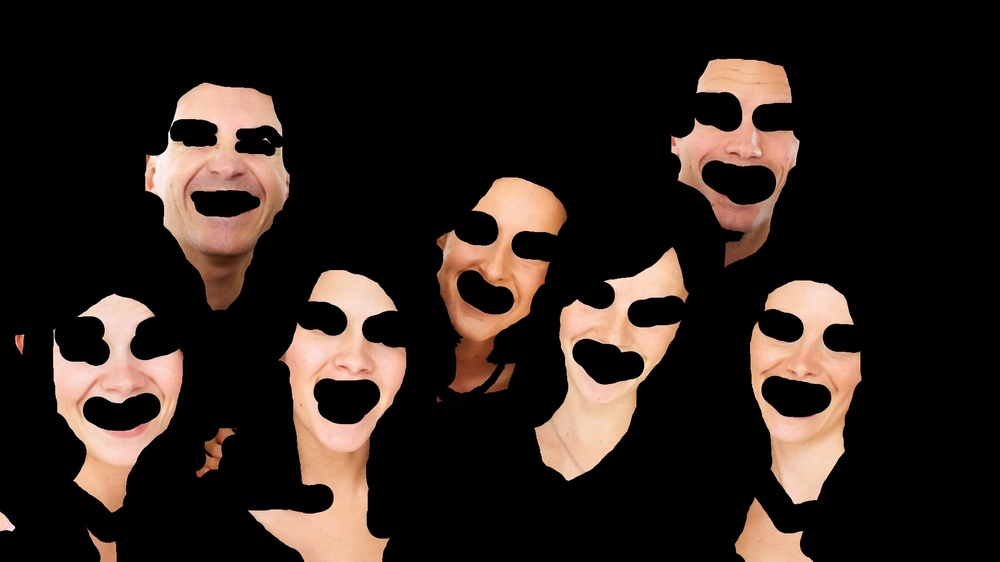
#> input picture exercises/ch2/ex_2_8_images/PROCESSED/PROCESSED_people_1.jpeg, 1000 x 562 px, shrunk from 1920 x 1080 before the run
$ python ex_2_8.py
#> lines starting #> are read from the running program, lines starting #| are printed output that depends on the picture; after the words box and inside, x2 and y2 are one past the last pixel; in counts of white or black regions, pixels touching at a corner belong together
import argparse
import cv2
from glob import glob
from os.path import basename, join

from matplotlib import pyplot
from matplotlib.patches import Ellipse
import numpy


# Always
numpy.set_printoptions(suppress=True)

PATH_MAPPING = {
    "people_1.jpeg": "PROCESSED_people_1.jpeg",
    "people_2.jpg": "PROCESSED_people_2.jpg",
    "people_3.jpeg": "PROCESSED_people_3.jpeg",
    "people_4.jpg": "PROCESSED_people_4.jpg",
    "people_5.jpg": "PROCESSED_people_5.jpg",
    "people_6.jpg": "PROCESSED_people_6.jpg",
    "people_7.jpg": "PROCESSED_people_7.jpg",
    "people_8.jpeg": "PROCESSED_people_8.jpeg",
    "people_9.jpg": "PROCESSED_people_9.jpg",
}
VISUALIZE_PATH = "ex_2_8_images/DETECTED"


def get_samples(search_path, use_chromaticity=True):
#> called with search_path = 'ex_2_8_images/PROCESSED/*jp*g', use_chromaticity = True
    image_paths = glob(search_path)
    images = [cv2.imread(path) for path in image_paths]
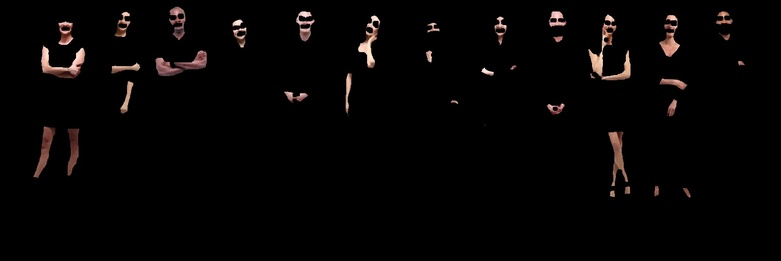
#> input picture exercises/ch2/ex_2_8_images/PROCESSED/PROCESSED_people_2.jpg, 781 x 261 px, shrunk from 1500 x 501 before the run
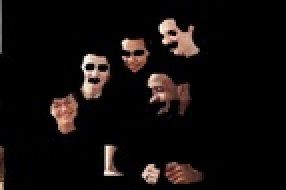
#> input picture exercises/ch2/ex_2_8_images/PROCESSED/PROCESSED_people_3.jpeg, 143 x 95 px, shrunk from 275 x 183 before the run (shown 2 times larger)
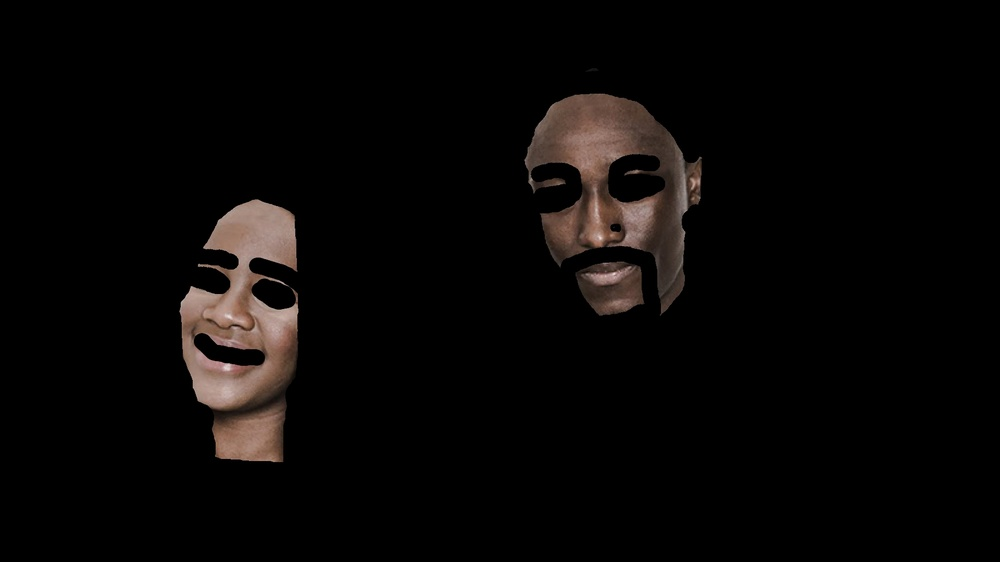
#> input picture exercises/ch2/ex_2_8_images/PROCESSED/PROCESSED_people_4.jpg, 1000 x 562 px, shrunk from 1920 x 1080 before the run
#> images = 4 items
    if use_chromaticity:
        sample_images = [pixel_chromaticity(image) for image in images]
    else:
        sample_images = [color_ratio(image) for image in images]
    # TODO: Consider overweighting samples from small images
    samples, masks = flatten_nonzero(sample_images)
    return samples, image_paths, masks


# [25 lines left out: function from_masks, not called in this run]


# Eq 2.104 on page 88
RGB_to_XYZ = numpy.array([
    [0.49,    0.3,    0.21   ],
    [0.17697, 0.8124, 0.01063],
    [0,       0.01,   0.99   ],
])
XYZ_to_RGB = numpy.linalg.inv(RGB_to_XYZ)

def pixel_chromaticity(image):
    """
    Arguments:
        images: (n, m, 3) numpy array, dtype uint8. Color image of the scene.

    Returns: (n, m, 2) numpy array, dtype uint8. (x, y) chromaticity values,
        which were first transferred to (X, Y, Z) space, then normalized to get
        chromaticity coordinates.
    """
    assert len(image.shape) == 3, "Needs width, height, and color channels"
    assert image.shape[-1] == 3, "Color channel wasn't 3D"
    assert image.dtype == numpy.uint8, "Given image wasn't uint8"

    # Get XYZ coordinates by applying RGB_to_XYZ matrix to each pixel
    # numpy.einsum is quite complicated and seems quite useful, as a reminder:
    # https://ajcr.net/Basic-guide-to-einsum/
    # https://stackoverflow.com/questions/25922212/element-wise-matrix-multiplication-in-numpy
    XYZ = numpy.einsum("ij,nmj->nmi", RGB_to_XYZ, image)
    # Normalize into xyz coordinates
    # TODO: Figure out how to remove the 0/0 warnings
    xyz = numpy.einsum("ijk,ij->ijk", XYZ, 1 / numpy.sum(XYZ, axis=2))
#> xyz: shape (562, 1000, 3) float64; 70.34% of the values are NaN or infinite; the others: min 0, max 0.818, mean 0.333
    # And remove the nans of pure black
    xyz[numpy.isnan(xyz)] = 0.0

    # It's not clear to me why chromaticity is xy instead of xyz, but hey
    return xyz[:, :, :2]


# [7 lines left out: function color_ratio, not called in this run]


def flatten_nonzero(images):
    """Select the non-zero pixels and flatten it all.

    The pixels that aren't of interest have been painted out using pure block,
    which is why this is done.

    Arguments:
        images: list of (n, m, 2 or 3) images in xy coordinates.

    Returns: two-element tuple of
        [0] (p, 2 or 3) vector flattened down from all of the images.
        [1] Lists of the masks the the samples were extracted with,
            corresponding to the incoming images
    """
    flattened = None
    masks = []
    for image in images:
        # Get the locations where either x or y pixels have any color value
        x0 = image[:, :, 0] != 0.0
        y0 = image[:, :, 1] != 0.0
        if image.shape[2] == 2:
            nonzeros = x0 | y0
        elif image.shape[2] == 3:
            z0 = image[:, :, 2] != 0.0
            nonzeros = x0 | y0 | z0
        else:
            raise ValueError(f"Image had shape {image.shape}, should be (n, m, 2/3)")

        # Then add the latest nonzero pixels to the growing list
        if flattened is None:
            flattened = image[nonzeros]
        else:
            flattened = numpy.vstack((flattened, image[nonzeros]))
        # Capture the masks
        masks.append(nonzeros.copy())
#> this loop made 4 passes
#> pass 1, in flatten_nonzero, `x0 = image[:, :, 0] != 0.0`:
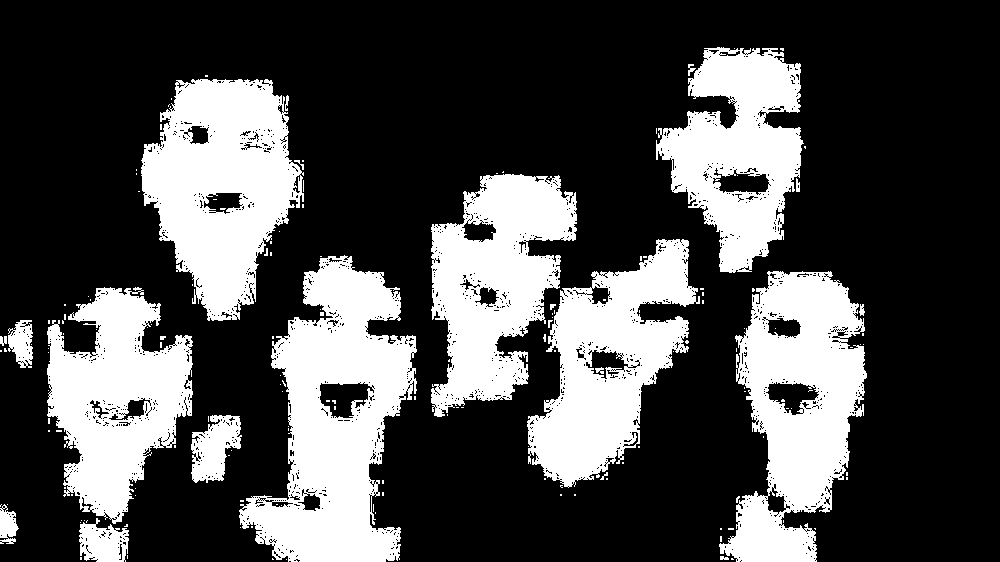
#> x0: shape (562, 1000) bool; 29.7% white; 160 white regions (136 under 20 px), largest, box (x1, y1, x2, y2) and area: (239, 255, 417, 562) 29620, (719, 271, 867, 562) 24690, (141, 79, 304, 321) 24608
#> after the loop:
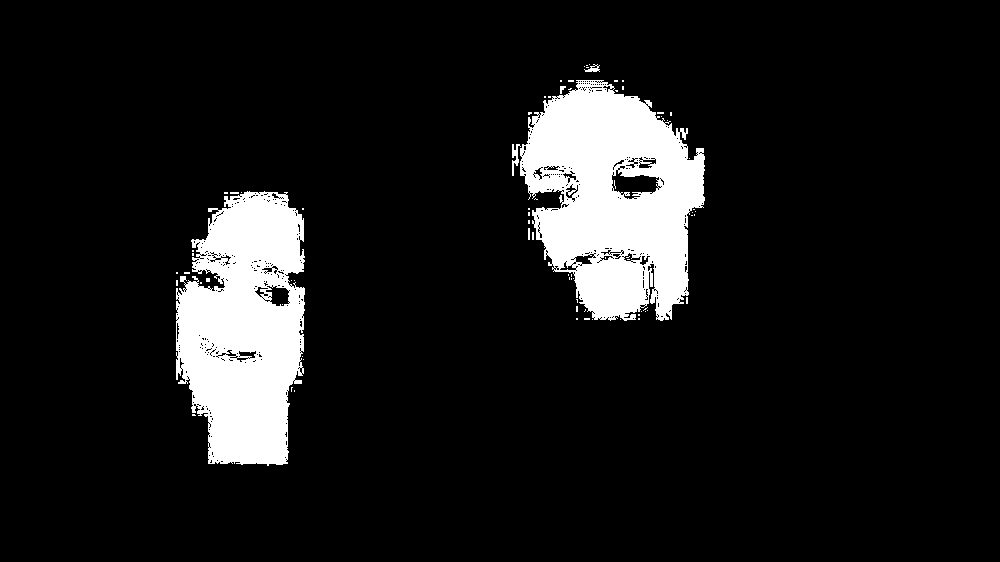
#> nonzeros: shape (562, 1000) bool; 10% white; 77 white regions (71 under 20 px), largest, box (x1, y1, x2, y2) and area: (520, 80, 705, 321) 29412, (176, 191, 305, 466) 26453, (512, 144, 521, 176) 130, (584, 64, 600, 72) 63, (560, 86, 566, 94) 28, (528, 228, 530, 240) 24
#> after the loop, flattened = 262492 pairs, first value 0.173 to 0.735, second value 0.00878 to 0.724; masks = 4 items
    return flattened, masks


# [42 lines left out: function plot, not called in this run]


def get_unprocessed(path):
    """Get the unprocessed version of the given processed path."""
    for raw_path in glob("ex_2_8_images/*jp*g"):
        if PATH_MAPPING.get(basename(raw_path), None) == basename(path):
            break
    else:
        raise RuntimeError(f"Couldn't find raw image for {path}")
    return raw_path


def detect_skin(image, mean, axes, stddev_values, scalar=1.0,
                use_chromaticity=True):
    """Checks whether each xy pixel is within the detected range for "skin".

    In practice this makes a rectangle around the mean, along the axes. Maybe
    it should be changed to an ellipse?

    Arguments:
        image: (n, m, 2) numpy array, dtype float. This should contain the xy
            units for the image
        mean: length-2 vector in the xy units, indicating the center of the
            rectangle
        axes: (2, 2) matrix, where each column is an eigenvector indicating a
            major axis of the detected covariance
        stddev_values: length of the rectangle sides, corresponding in order to
            the axes.
        scalar: float, default 1. This is multiplied by the stddev to either
            grow or shrink the rectangle from being one standard deviation.

    Returns: (n, m) boolean array, indicating whether that pixel is in the
        indicated rectangle.
    """

    # Get the full image in xy coordinates
    if use_chromaticity:
        processed_image = pixel_chromaticity(image)
    else:
        processed_image = color_ratio(image)
    # Center the values around the mean
    processed_image -= mean
    # Check the distance along the major and minor axes
    within_axes0 = numpy.abs(
        numpy.einsum("ijk,k->ij", processed_image, axes[:, 0])
    ) < scalar * stddev_values[0]
    within_axes1 = numpy.abs(
        numpy.einsum("ijk,k->ij", processed_image, axes[:, 1])
    ) < scalar * stddev_values[1]
    # "Skin" are those values within both axes directions
    return within_axes0 & within_axes1


def visualize_mask(path, mask, suffix):
    # To visualize the mask just write the True values to red
    image = cv2.imread(path)
    if mask is not None:
        image[mask] = [0, 0, 255]
    # Then save the file with an altered name
    filename = basename(path)
    filename = filename.split(".")
    filename = f"{filename[0]}_{suffix}.{filename[-1]}"
    cv2.imwrite(join(VISUALIZE_PATH, filename), image)


def main():
    parser = argparse.ArgumentParser(description='Bad skin detector.')
    parser.add_argument(
        '-c', '--color-ratio',
        action='store_true',
        help='Use color ratio instead of chromaticity'
    )
    args = parser.parse_args()

    samples, paths, masks = get_samples(
        "ex_2_8_images/PROCESSED/*jp*g",
        use_chromaticity=not args.color_ratio,
    )
#> in get_samples, `samples, masks = flatten_nonzero(sample_images)`: samples has the same summary as flattened in flatten_nonzero
#> samples has the same summary as flattened in flatten_nonzero; paths = 4 items; masks = 4 items
    mean = numpy.mean(samples, axis=0)
#> mean = [0.314, 0.283]
    # Get covariance and the main axes
    covariance = numpy.cov(samples.T)
#> covariance = [[0.0147, 0.00393], [0.00393, 0.0243]]
    cov_values, vectors = numpy.linalg.eig(covariance)
#> cov_values = [0.0133, 0.0257]; vectors = [[-0.942, -0.336], [0.336, -0.942]]
    # Hand-tuned scalar around the covariance (very unscientific)
    scalar = 2

    # THIS ENDED UP BEING TOO BROAD
    # Sqrt of variance is std deviation, so we can express ourselves in
    # multiples of stddev
    # stddev_values = numpy.sqrt(cov_values)

    # # Optional visualization
    # all_pixels, _, _ = get_samples("ex_2_8_images/*jp*g")
    # plot(samples, covariance, all_pixels,
    #      title="x,y values for skin pixel samples on background")

    # # Alternate visualization
    # plot(from_masks(paths, masks, invert=False),
    #      title="x,y values for skin pixel samples")
    # plot(from_masks(paths, masks, invert=True),
    #      title="x,y values for BACKGROUND samples")

    # Visualize images for which there is ground truth
    for path, mask in zip(paths, masks):
        raw_path = get_unprocessed(path)
#> raw_path = 'ex_2_8_images/people_1.jpeg'
        detected = detect_skin(
            cv2.imread(raw_path), mean, vectors, cov_values, scalar,
            use_chromaticity=not args.color_ratio
        )
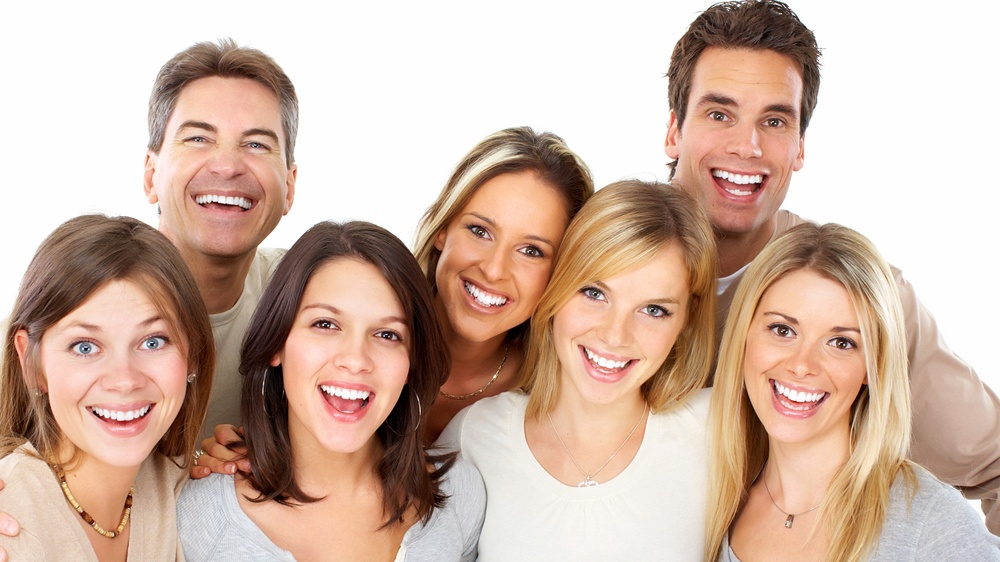
#> input picture exercises/ch2/ex_2_8_images/people_1.jpeg, 1000 x 562 px, shrunk from 1920 x 1080 before the run
#> in detect_skin, image is the input picture: shape (562, 1000, 3); mean B, G, R 165.7, 180.7, 207.4
#> in detect_skin, `within_axes0 = numpy.abs( numpy.einsum("ijk,k->ij", processed_image, a..`: within_axes0: shape (562, 1000) bool; 83.6% white; 817 black regions (744 under 20 px), largest, box (x1, y1, x2, y2) and area: (323, 152, 663, 562) 35502, (629, 219, 809, 562) 19671, (148, 245, 327, 507) 15881
#> in detect_skin, `within_axes1 = numpy.abs( numpy.einsum("ijk,k->ij", processed_image, a..`: within_axes1: shape (562, 1000) bool; 57.3% white; 753 black regions (660 under 20 px), largest, box (x1, y1, x2, y2) and area: (0, 0, 744, 322) 113606, (774, 0, 1000, 398) 56503, (400, 416, 692, 562) 24101
#> in detect_skin, `return within_axes0 & within_axes1`: returned value: shape (562, 1000) bool; 46% white; 565 white regions (525 under 20 px), largest, box (x1, y1, x2, y2) and area: (0, 0, 1000, 562) 252139, (456, 277, 516, 317) 1061, (720, 370, 743, 466) 961
        visualize_mask(raw_path, None, "ORIGINAL")
        visualize_mask(raw_path, detected, "DETECTED")
        visualize_mask(raw_path, mask, "GROUND_TRUTH")
#> call 3 of visualize_mask, with path = 'ex_2_8_images/people_1.jpeg', suffix = 'GROUND_TRUTH'
#> in visualize_mask (call 3), `image[mask] = [0, 0, 255]`:
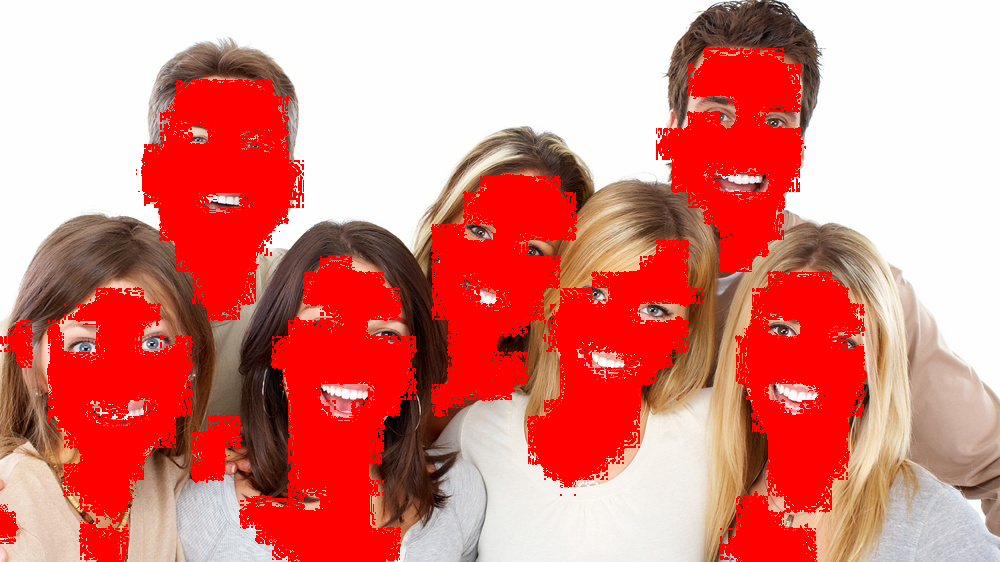
#> image: shape (562, 1000, 3); mean B, G, R 125.7, 132.9, 219.7

    # And those without ground truth
    for raw_path in glob("ex_2_8_images/raw_only*jp*g"):
        detected = detect_skin(
            cv2.imread(raw_path), mean, vectors, cov_values, scalar,
            use_chromaticity=not args.color_ratio
        )
        visualize_mask(raw_path, None, "ORIGINAL")
        visualize_mask(raw_path, detected, "DETECTED")


if __name__ == "__main__":
#> (the run stopped early here; a loop or call above may not have finished)
